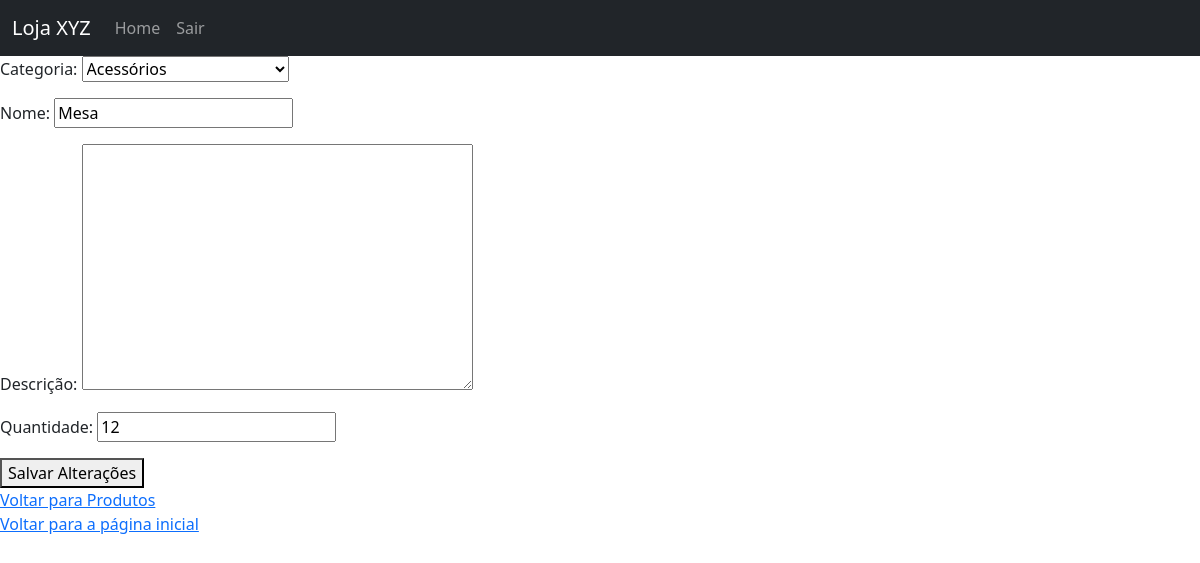
The app's page /produto/2/editar (signed in) with its own data.
### estoque_app/models.py (models this page shows, shortened)
class Produto(models.Model):
    nome = models.CharField(max_length=100)
    descricao = models.TextField(blank=True, null=True)
    quantidade_estoque = models.IntegerField()
    categoria = models.ForeignKey(Categoria, on_delete=models.CASCADE, related_name='produtos')

class Categoria(models.Model):
    nome = models.CharField(max_length=100)
    descricao = models.TextField(blank=True, null=True)
    def __str__(self):
        return self.nome

### estoque_app/views.py (the view)
# urls.py: path('produto/<produto_id>/editar', views.editar_produto, name='editar_produto'),
@login_required
def editar_produto(request, produto_id):
    produto = Produto.objects.get(id=produto_id)
    if request.method == 'POST':
        form = ProdutoForm(data=request.POST, instance=produto)
        if form.is_valid():
            form.save()
            return HttpResponseRedirect(reverse('produtos'))
    else:
        form = ProdutoForm(instance=produto)
    contexto = {'form': form, 'produto': produto}
    return render(request, 'produto/editar_produto.html', contexto)

### estoque_app/forms.py
class ProdutoForm(forms.ModelForm):
    categoria = forms.ModelChoiceField(queryset=Categoria.objects.all().order_by('nome'), empty_label='Selecione uma categoria')
    class Meta:
        model = Produto
        fields = [
            'categoria',
            'nome',
            'descricao',
            'quantidade_estoque'
            ]
        labels = {
            'categoria':'Categoria',
            'nome':'Nome',
            'descricao':'Descrição',
            'quantidade_estoque':'Quantidade'
            }

### estoque_app/templates/produto/editar_produto.html (shortened to what this page needs)
{% extends 'base.html' %}
{% block conteudo %}
    <form action="{% url 'editar_produto' produto.id %}" method="post" class="form">
        {{ form.as_p }}
        <button type="submit">Salvar Alterações</button>
    </form>
    <a href="{% url 'produtos' %}">Voltar para Produtos</a>
{% endblock %}

### records on screen
Produto: categoria "Acessórios", quantidade_estoque "12"
Categoria: nome "Mesa"
